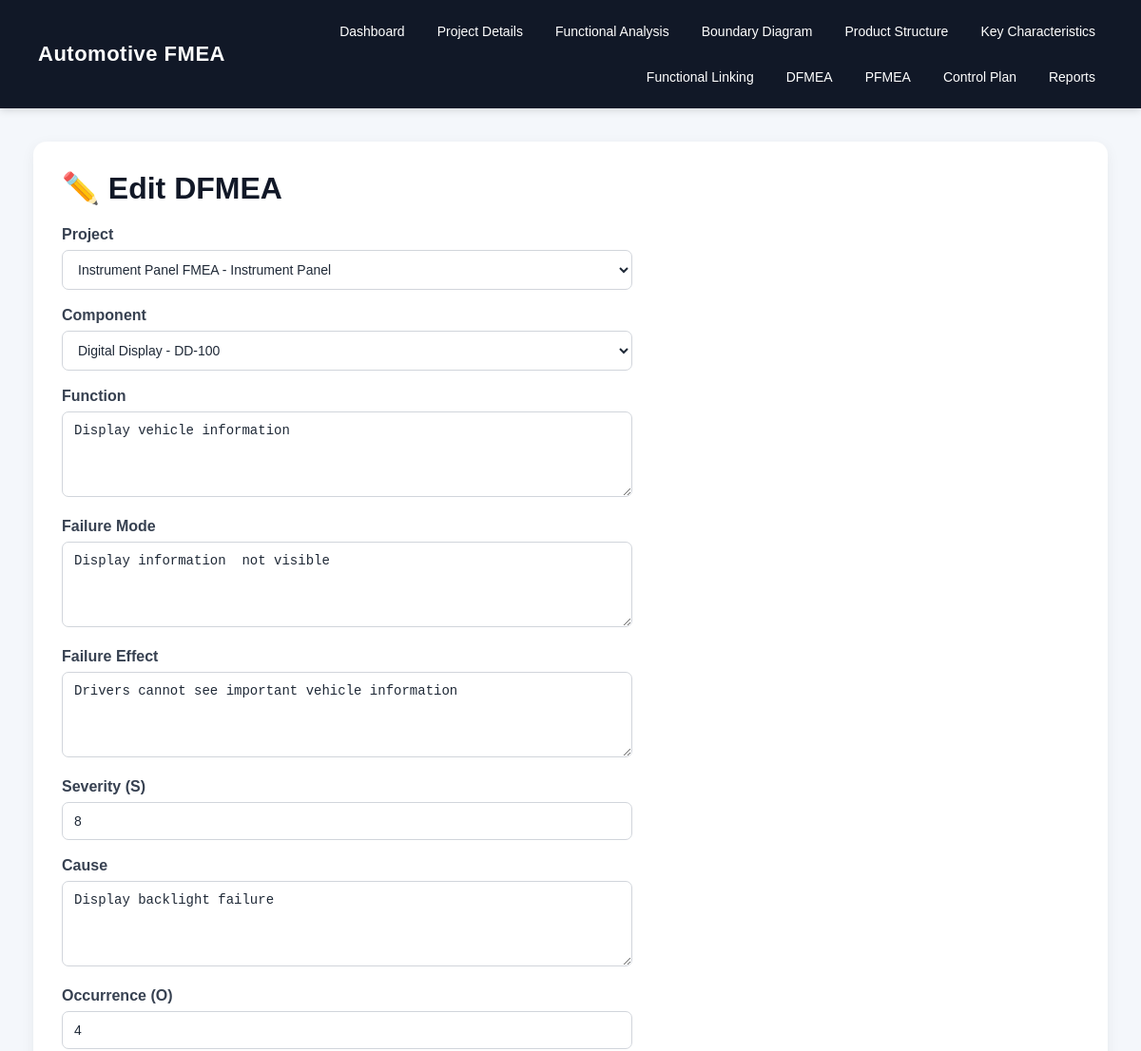
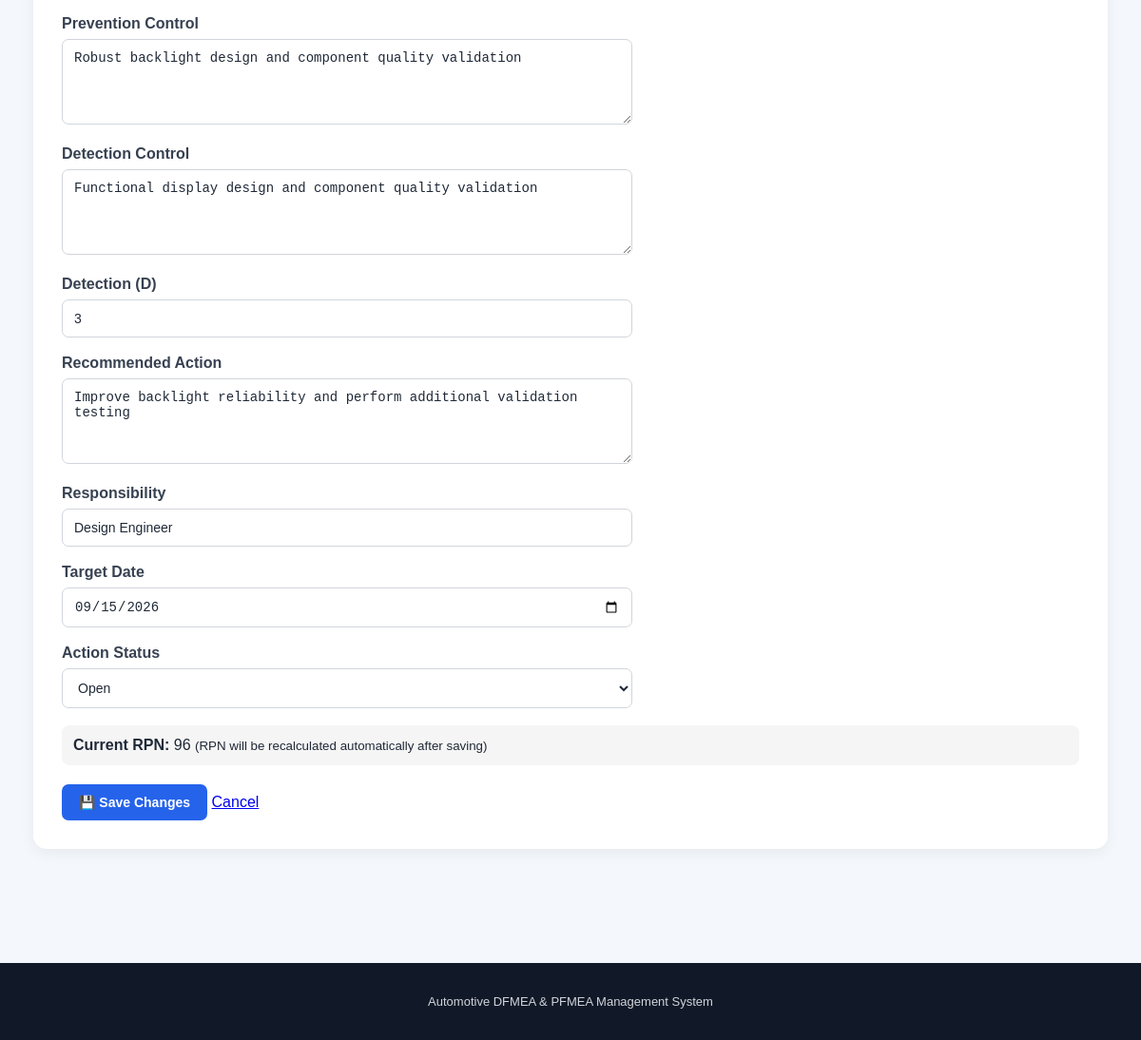
The page /dfmea/edit/1 (signed in) on the database its author committed (2 pictures, top to bottom).
### tables this page shows
CREATE TABLE dfmea (
            id INTEGER PRIMARY KEY AUTOINCREMENT,
            project_id INTEGER,
            component_id INTEGER,
            function TEXT,
            failure_mode TEXT,
            failure_effect TEXT,
            severity INTEGER,
            cause TEXT,
            occurrence INTEGER,
            prevention_control TEXT,
            detection_control TEXT,
            detection INTEGER,
            rpn INTEGER,
            recommended_action TEXT,
            responsibility TEXT,
            target_date TEXT,
            action_status TEXT,
            FOREIGN KEY (project_id) REFERENCES projects(id),
            FOREIGN KEY (component_id) REFERENCES product_structure(id)
        );

CREATE TABLE projects (
            id INTEGER PRIMARY KEY AUTOINCREMENT,
            project_name TEXT NOT NULL,
            product_name TEXT,
            customer TEXT,
            project_number TEXT,
            created_date TEXT
        , oem_name TEXT DEFAULT 'Generic', compliance_mode TEXT DEFAULT 'AIAG-VDA 2019');

CREATE TABLE product_structure (
            id INTEGER PRIMARY KEY AUTOINCREMENT,
            project_id INTEGER NOT NULL,
            parent_id INTEGER,
            component_name TEXT NOT NULL,
            component_type TEXT,
            label TEXT,
            part_number TEXT,
            level INTEGER DEFAULT 0,
            description TEXT,
            FOREIGN KEY (project_id) REFERENCES projects(id),
            FOREIGN KEY (parent_id) REFERENCES product_structure(id)
        );

### app.py (the view, shortened to what this page needs)
@app.route(
    "/dfmea/edit/<int:record_id>",
    methods=["GET", "POST"]
)
def edit_dfmea(record_id):
    conn = get_db()
    record = conn.execute(
        """
        SELECT *
        FROM dfmea
        WHERE id = ?
        """,
        (record_id,)
    ).fetchone()
    if record is None:
        conn.close()
        return "DFMEA record not found", 404
    projects = conn.execute(
        """
        SELECT
            id,
            project_name,
            product_name
        FROM projects
        ORDER BY id DESC
        """
    ).fetchall()
    components = conn.execute(
        """
        SELECT
            id,
            component_name,
            component_type,
            part_number,
            level
        FROM product_structure
        WHERE project_id = ?
        ORDER BY level, id
        """,
        (record["project_id"],)
    ).fetchall()
    conn.close()
    return render_template(
        "edit_dfmea.html",
        record=record,
        projects=projects,
        components=components
    )

### app.py (called while the page is built)
def get_db():
    os.makedirs("database", exist_ok=True)
    conn = sqlite3.connect(DATABASE)
    conn.row_factory = sqlite3.Row
    return conn

@app.before_request
def require_login():
    if request.endpoint in {"login", "static"}:
        return
    if "user_id" not in session:
        return redirect(url_for("login"))

### templates/edit_dfmea.html (shortened to what this page needs)
{% extends "base.html" %}
{% block content %}
<div class="container">
    <h1>✏️ Edit DFMEA</h1>
    <form method="POST">
        <label><b>Project</b></label>
        <select name="project_id" required>
            {% for project in projects %}
            <option value="{{ project['id'] }}"
                {% if record['project_id']|string == project['id']|string %}selected{% endif %}>
                {{ project['project_name'] }}
                {% if project['product_name'] %}
                    - {{ project['product_name'] }}
                {% endif %}
            </option>
            {% endfor %}
        </select>
        <br><br>
        <label><b>Component</b></label>
        <select name="component_id" required>
            {% for component in components %}
            <option value="{{ component['id'] }}"
                {% if record['component_id']|string == component['id']|string %}selected{% endif %}>
                {{ component['component_name'] }}
                {% if component['part_number'] %}
                    - {{ component['part_number'] }}
                {% endif %}
            </option>
            {% endfor %}
        </select>
        <br><br>
        <label><b>Function</b></label>
        <textarea name="function" rows="3" required>{{ record['function'] or '' }}</textarea>
        <br><br>
        <label><b>Failure Mode</b></label>
        <textarea name="failure_mode" rows="3" required>{{ record['failure_mode'] or '' }}</textarea>
        <br><br>
        <label><b>Failure Effect</b></label>
        <textarea name="failure_effect" rows="3">{{ record['failure_effect'] or '' }}</textarea>
        <br><br>
        <label><b>Severity (S)</b></label>
        <input
            type="number"
            name="severity"
            min="1"
            max="10"
            value="{{ record['severity'] or 1 }}"
            required
        >
        <br><br>
        <label><b>Cause</b></label>
        <textarea name="cause" rows="3">{{ record['cause'] or '' }}</textarea>
        <br><br>
        <label><b>Occurrence (O)</b></label>
        <input
            type="number"
            name="occurrence"
            min="1"
            max="10"
            value="{{ record['occurrence'] or 1 }}"
            required
        >
        <br><br>
        <label><b>Prevention Control</b></label>
        <textarea name="prevention_control" rows="3">{{ record['prevention_control'] or '' }}</textarea>
        <br><br>
        <label><b>Detection Control</b></label>
        <textarea name="detection_control" rows="3">{{ record['detection_control'] or '' }}</textarea>
        <br><br>
        <label><b>Detection (D)</b></label>
        <input
            type="number"
            name="detection"
            min="1"
            max="10"
            value="{{ record['detection'] or 1 }}"
            required
        >
        <br><br>
        <label><b>Recommended Action</b></label>
        <textarea name="recommended_action" rows="4">{{ record['recommended_action'] or '' }}</textarea>
        <br><br>
        <label><b>Responsibility</b></label>
        <input
            type="text"
            name="responsibility"
            value="{{ record['responsibility'] or '' }}"
        >
        <br><br>
        <label><b>Target Date</b></label>
        <input
            type="date"
            name="target_date"
            value="{{ record['target_date'] or '' }}"
        >
        <br><br>
        <label><b>Action Status</b></label>
        <select name="action_status">
            <option value="Open"
                {% if record['action_status'] == 'Open' %}selected{% endif %}>
                Open
            </option>
        </select>
        <br><br>
        <div style="padding:12px; background:#f5f5f5; border-radius:8px; margin-bottom:20px;">
            <b>Current RPN:</b>
            {{ record['rpn'] or 0 }}
            <small>
                (RPN will be recalculated automatically after saving)
            </small>
        </div>
        <button type="submit">
            💾 Save Changes
        </button>
        <a
            href="{{ url_for('dfmea', project_id=record['project_id']) }}"
            class="edit-btn"
        >
            Cancel
        </a>
    </form>
</div>
{% endblock %}

### static/css/style.css (style rules this page uses)
* { box-sizing: border-box; }
body { margin: 0; font-family: Arial, Helvetica, sans-serif; background: #f4f7fb; color: #1f2937; }
.primary-btn, button { display: inline-block; background: #2563eb; color: white; border: none; padding: 11px 18px; border-radius: 7px; cursor: pointer; text-decoration: none; font-size: 14px; font-weight: 600; transition: background 0.2s, transform 0.15s; }
.container { max-width: 1250px; margin: auto; background: white; padding: 30px; border-radius: 14px; box-shadow: 0 4px 15px rgba(0, 0, 0, 0.06); overflow-x: auto; }
.container h1 { margin-top: 0; color: #111827; }
form { margin-top: 15px; }
label { display: block; margin-bottom: 7px; color: #374151; font-weight: 500; }
input, select, textarea { width: 100%; max-width: 600px; padding: 11px 12px; border: 1px solid #d1d5db; border-radius: 7px; font-size: 14px; background: white; color: #1f2937; }
textarea { resize: vertical; min-height: 90px; }
input::placeholder, textarea::placeholder { color: #9ca3af; }
a { transition: color 0.2s; }

### rows shown on the page
dfmea: project_id "Instrument Panel FMEA - Instrument Panel", component_id "Digital Display - DD-100", function "Display vehicle information", failure_mode "Display information not visible", failure_effect "Drivers cannot see important vehicle information", severity "8", cause "Display backlight failure", occurrence "4", prevention_control "Robust backlight design and component quality validation", detection_control "Functional display design and component quality validation", detection "3", recommended_action "Improve backlight reliability and perform additional validation testing", responsibility "Design Engineer", target_date "09/15/2026", action_status "Open", rpn "96"
